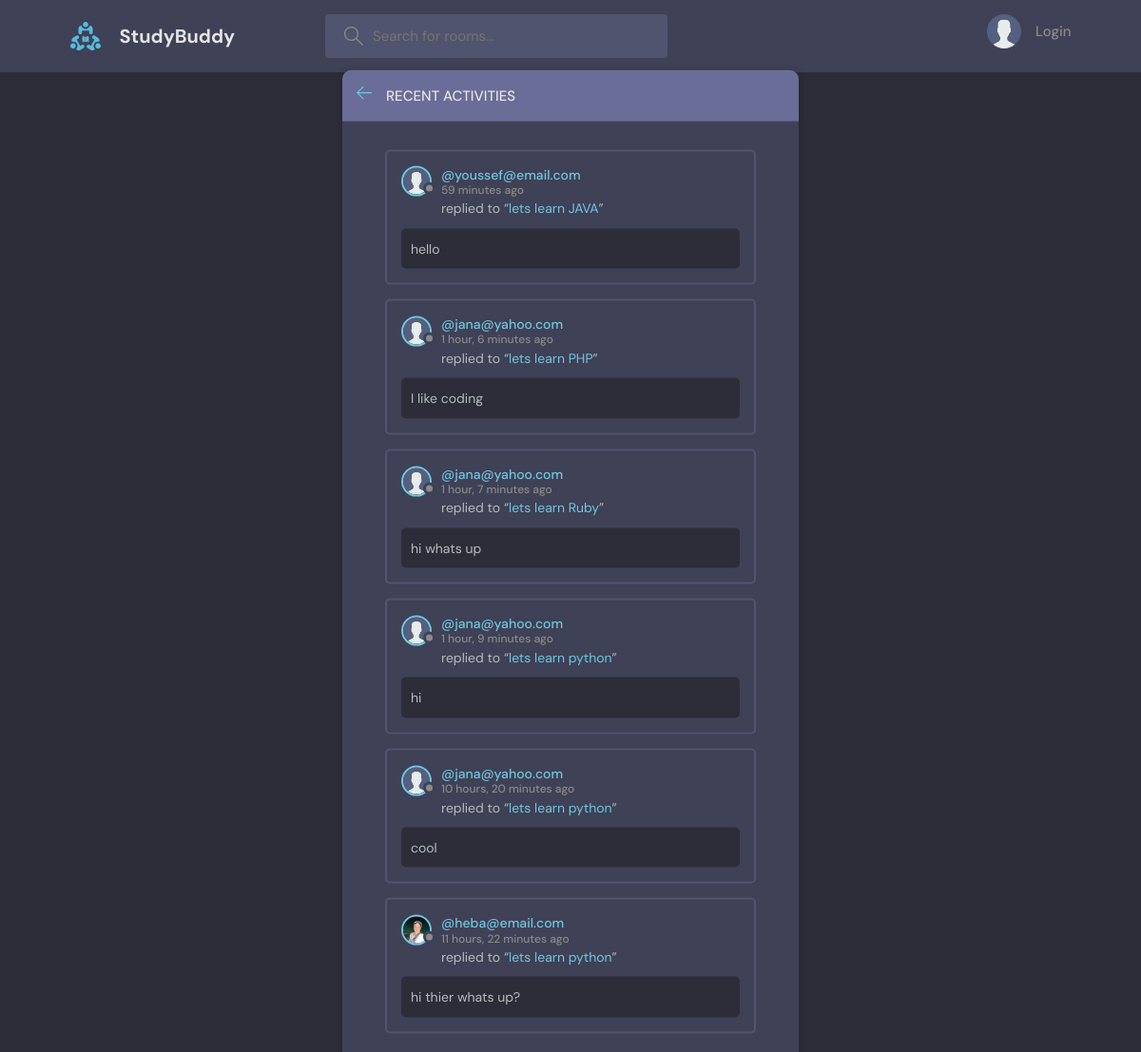
The page /activity on the database its author committed.
### base/models.py (models this page shows, shortened)
class Message(models.Model):
    user = models.ForeignKey(User , on_delete= models.CASCADE)
    room = models.ForeignKey(Room, on_delete= models.CASCADE)
    body = models.TextField()
    updated = models.DateTimeField(auto_now=True)
    created = models.DateTimeField(auto_now_add=True)
    class Meta:
        ordering = ['-updated', '-created']

class User(AbstractUser):
    name = models.CharField(max_length=200, null=True)
    email = models.EmailField(unique=True, null=True)
    bio = models.TextField(max_length=400, null=True )
    avatar = models.ImageField(null=True, default='avatar.svg')
    USERNAME_FIELD = 'email'
    REQUIRED_FIELDS = []

class Room(models.Model):
    host = models.ForeignKey(User, on_delete=models.SET_NULL, null= True)
    topic = models.ForeignKey(Topic, on_delete=models.SET_NULL, null= True)
    name = models.CharField(max_length=200)
    description = models.TextField(null=True, blank=True)
    participants = models.ManyToManyField(User, related_name='participants', blank= True)
    updated = models.DateTimeField(auto_now=True)
    created = models.DateTimeField(auto_now_add=True)
    class Meta:
        ordering = ['-updated', '-created']
    def __str__(self):
        return self.name

### base/views.py (the view)
# urls.py: path('activity', views.activityPage, name='activity'),
def activityPage(request):
    room_messages = Message.objects.all()
    return render(request, 'base/activity.html',{'room_messages': room_messages})

### base/templates/base/activity.html (shortened to what this page needs)
{% extends 'main.html' %}
{% block content %}
    <main class="layout">
      <div class="container">
        <div class="layout__box">
          <div class="layout__boxHeader">
            <div class="layout__boxTitle">
              <a href="{% url 'home' %}">
                <svg version="1.1" xmlns="http://www.w3.org/2000/svg" width="32" height="32" viewBox="0 0 32 32">
                  <title>arrow-left</title>
                  <path
                    d="M13.723 2.286l-13.723 13.714 13.719 13.714 1.616-1.611-10.96-10.96h27.625v-2.286h-27.625l10.965-10.965-1.616-1.607z"
                  ></path>
                </svg>
              </a>
              <h3>Recent Activities</h3>
            </div>
          </div>
          <div class="activities-page layout__body">
            {% for message in room_messages %}
            <div class="activities__box">
              <div class="activities__boxHeader roomListRoom__header">
                <a href="{% url 'user-profile' message.user.id %}" class="roomListRoom__author">
                  <div class="avatar avatar--small">
                    <img src="{{message.user.avatar.url}}" />
                  </div>
                  <p>
                    @{{message.user}}
                    <span> {{message.created|timesince}} ago</span>
                  </p>
                </a>
              </div>
              <div class="activities__boxContent">
                <p>replied to  “<a href="{% url 'room' message.room.id %}">{{message.room}}</a>”</p>
                <div class="activities__boxRoomContent">
                  {{message.body}}
                </div>
              </div>
            </div>
            {% endfor %}
          </div>
        </div>
      </div>
    </main>
{% endblock %}

### templates/main.html (shortened to what this page needs)
<!DOCTYPE html>
{% load static %}
<html lang="en">
  <head>
    <link rel="stylesheet" href="{% static 'styles/style.css' %}" />
  </head>
  <body>
        {% include 'nav.html'%}
        {% block content %}
        {% endblock %}
  </body>
</html>

### templates/nav.html (shortened to what this page needs)
{% load static %}
<header class="header header--loggedIn">
   <div class="container">
     <a href="{% url 'home' %}" class="header__logo">
       <img src="{% static 'images/logo.svg'%}" />
       <h1>StudyBuddy</h1>
     </a>
     <form class="header__search" method='GET' action='{% url 'home' %}'>
       <label>
         <input name='q' type='text' placeholder="Search for rooms..."/>
       </label>
     </form>
     <nav class="header__menu">
       {% if request.user.is_authenticated %}
       <div class="header__user">
         <a href="{% url 'update-user' %}">
           <div class="avatar avatar--medium active">
             <img src="{{request.user.avatar.url}}" />
           </div>
           <p>{{request.user.username}} <span>@{{request.user.username}}</span></p>
         </a>
         <button class="dropdown-button">
           <svg version="1.1" xmlns="http://www.w3.org/2000/svg" width="32" height="32" viewBox="0 0 32 32">
             <title>chevron-down</title>
             <path d="M16 21l-13-13h-3l16 16 16-16h-3l-13 13z"></path>
           </svg>
         </button>
       </div>
       {% else %}
        <a href="{% url 'login' %}">
         <img src="{% static 'images/avatar.svg' %} " />
         <p>Login</p>
        </a>
       {% endif %}
     </nav>
   </div>
 </header>

### static/styles/style.css (style rules this page uses)
:root { --color-main: #71c6dd; --color-main-light: #e1f6fb; --color-dark: #3f4156; --color-dark-medium: #51546e; --color-dark-light: #696d97; --color-light: #e5e5e5; --color-gray: #8b8b8b; --color-light-gray: #b2bdbd; --color-bg: #2d2d39; --color-success: #5dd693; --color-error: #fc4b0b; }
* { font-family: "DM Sans", -apple-system, BlinkMacSystemFont, "Segoe UI", Roboto, Oxygen, Ubuntu, Cantarell, "Open Sans", "Helvetica Neue", sans-serif; margin: 0; padding: 0; box-sizing: border-box; text-rendering: optimizeLegibility; font-size: inherit; }
html { font-size: 56.25%; }
@media only screen and (min-width: 1200px) { html { font-size: 62.5%; } }
body { line-height: 1.6; font-weight: 400; font-size: 1.5rem; color: var(--color-light-gray); background-color: var(--color-bg); min-height: 100vh; }
img { width: 100%; }
a { display: inline-block; color: var(--color-main); text-decoration: none; }
.container { max-width: 120rem; width: 90%; margin: auto; }
.avatar { position: relative; display: inline-block; border-radius: 50%; border: 2px solid var(--color-main); }
.avatar img { display: block; border-radius: 50%; object-fit: cover; object-position: center; }
.avatar::after { content: ""; display: block; position: absolute; background-color: var(--color-gray); z-index: 111; border-radius: 50%; border: 0.3rem solid var(--color-dark); }
.avatar.avatar--small img { width: 2.8rem; height: 2.8rem; }
.avatar.avatar--small:after { width: 0.7rem; height: 0.7rem; bottom: 0px; right: -6px; }
.header { padding: 1.5rem; background-color: var(--color-dark); }
.header > .container { display: flex; gap: 9.5rem; }
.header__logo, .header__user { display: flex; gap: 2rem; align-items: center; }
.header__logo > img { height: 3.2rem; width: 3.2rem; }
.header__logo > h1 { font-weight: 700; font-size: 2rem; color: var(--color-light); }
.header__search > label { background-color: var(--color-dark-medium); padding: 1.3rem 1rem; display: flex; align-items: center; gap: 1rem; border-radius: 4px; }
.header__search svg { fill: var(--color-gray); width: 2rem; height: 2rem; margin-left: 1rem; }
.header__search input { width: 30rem; background: transparent; border: none; outline: none; color: var(--color-light); }
.header__menu { margin-left: auto; position: relative; }
.header__menu a { display: flex; gap: 1.5rem; align-items: center; font-weight: 500; text-decoration: none; color: var(--color-gray); }
.header__menu img { height: 3.6rem; }
.header__menu p { line-height: 1.2; }
.layout { margin-top: 2.4rem; }
.layout > .container { display: flex; justify-content: space-between; align-items: flex-start; }
.layout__box { width: 90%; max-width: 48rem; min-height: 40rem; position: absolute; top: 50%; left: 50%; transform: translate(-50%, -46%); background-color: var(--color-dark); border-radius: 1rem; box-shadow: 1px 1px 6px 3px rgba(0, 0, 0, 0.1); overflow: hidden; }
.layout__boxHeader { display: flex; padding: 1.5rem; background-color: var(--color-dark-light); }
.layout__boxTitle { display: flex; gap: 1.5rem; align-items: center; }
.layout__boxTitle h3 { text-transform: uppercase; font-weight: 500; color: var(--color-light); }
.layout__boxTitle svg { width: 1.6rem; height: 1.6rem; fill: var(--color-main); }
.layout__body { margin: 3rem; }
.roomListRoom__header { display: flex; justify-content: space-between; align-items: center; }
.roomListRoom__author { font-weight: 500; display: flex; align-items: center; gap: 1rem; }
.activities__box { margin: 1.5rem; padding: 1.5rem; border: 2px solid var(--color-dark-medium); border-radius: 5px; }
.activities__boxHeader p { font-size: 1.4rem; line-height: 1.3; }
.activities__boxHeader p span { color: var(--color-gray); font-size: 1.2rem; display: block; }
.activities__boxContent { margin-left: 4.2rem; }
.activities__boxContent { font-size: 1.4rem; }
.activities__boxRoomContent { background: var(--color-bg); padding: 1rem; border-radius: 5px; margin-top: 1rem; margin-left: -4.2rem; }

### rows shown on the page
Message: user.avatar (placeholder picture), user "youssef@email.com", created "59 minutes", room "lets learn JAVA", body "hello"
Message: user.avatar (placeholder picture), user "jana@yahoo.com", created "1 hour, 6 minutes", room "lets learn PHP", body "I like coding"
Message: user.avatar (placeholder picture), user "jana@yahoo.com", created "1 hour, 7 minutes", room "lets learn Ruby", body "hi whats up"
Message: user.avatar (placeholder picture), user "jana@yahoo.com", created "1 hour, 9 minutes", room "lets learn python", body "hi"
Message: user.avatar (placeholder picture), user "jana@yahoo.com", created "10 hours, 20 minutes", room "lets learn python", body "cool"
Message: user.avatar (picture), user "heba@email.com", created "11 hours, 22 minutes", room "lets learn python", body "hi thier whats up?"
